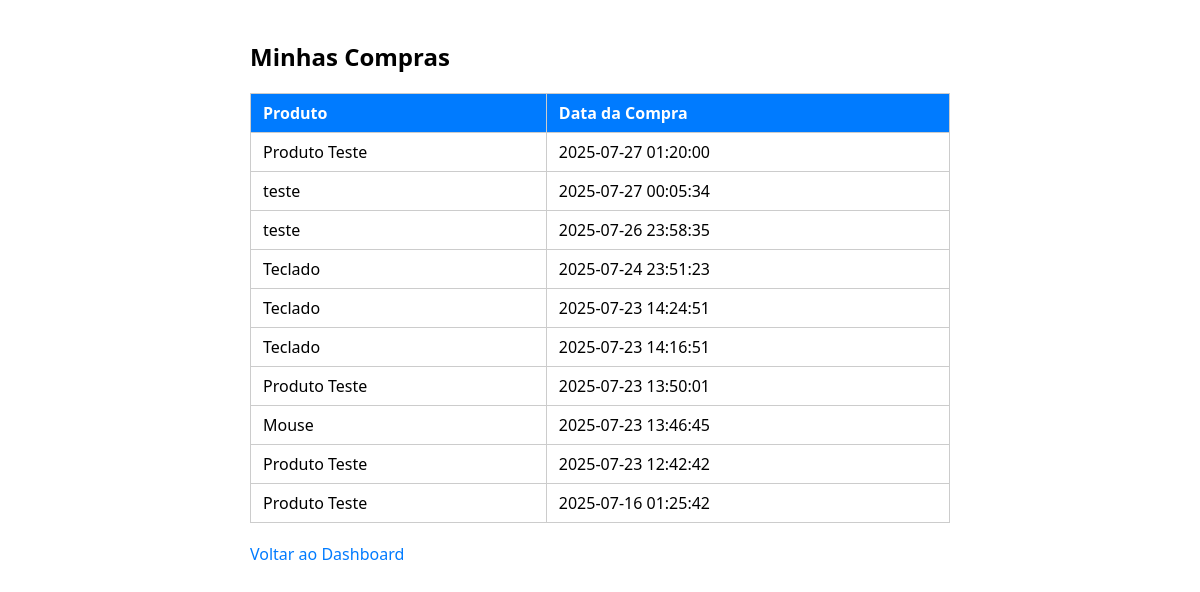
Page /public/cliente/minhas_compras.php (signed in) on the committed database.
### tables this page shows
CREATE TABLE compras (
            id INTEGER PRIMARY KEY AUTOINCREMENT,
            id_produto INTEGER NOT NULL,
            id_usuario INTEGER NOT NULL,
            id_cliente INTEGER NOT NULL,
            data_compra DATETIME DEFAULT CURRENT_TIMESTAMP, valor_original REAL NOT NULL DEFAULT 0, valor_final REAL NOT NULL DEFAULT 0, tipo_pagamento TEXT, parcelas INTEGER DEFAULT 1, cupom TEXT DEFAULT NULL,
            FOREIGN KEY (id_produto) REFERENCES produtos(id),
            FOREIGN KEY (id_usuario) REFERENCES usuarios(id),
            FOREIGN KEY (id_cliente) REFERENCES clientes(id)
        );

CREATE TABLE produtos (
            id INTEGER PRIMARY KEY AUTOINCREMENT,
            id_usuario INTEGER NOT NULL,
            nome TEXT NOT NULL,
            descricao TEXT,
            preco REAL NOT NULL,
            quantidade INTEGER NOT NULL DEFAULT 0,
            reservado INTEGER NOT NULL DEFAULT 0,
            data_reserva INTEGER DEFAULT NULL,
            tipo TEXT NOT NULL,
            FOREIGN KEY (id_usuario) REFERENCES usuarios(id)
        );

### src/Models/Compra.php (called while the page is built, shortened)
<?php
class Compra
{
    private static function conectar()
    {
        return Conexao::conectar();
    }
    public static function listarPorCliente($id_cliente)
    {
        $pdo = self::conectar();
        $stmt = $pdo->prepare("
            SELECT
                p.nome AS nome_produto,
                c.data_compra
            FROM compras c
            JOIN produtos p ON c.id_produto = p.id
            WHERE c.id_cliente = :id_cliente
            ORDER BY c.data_compra DESC
        ");
        $stmt->bindValue(':id_cliente', $id_cliente, PDO::PARAM_INT);
        $stmt->execute();
        return $stmt->fetchAll(PDO::FETCH_ASSOC);
    }
}

### public/cliente/minhas_compras.php (the view, shortened to what this page needs)
<?php
$id_usuario = $_SESSION['id_usuario'];
$pdo = new PDO('sqlite:' . __DIR__ . '/../../db.sqlite');
$pdo->setAttribute(PDO::ATTR_ERRMODE, PDO::ERRMODE_EXCEPTION);
$stmt = $pdo->prepare("SELECT id FROM clientes WHERE id_usuario = :id_usuario");
$stmt->execute([':id_usuario' => $id_usuario]);
$id_cliente = $stmt->fetchColumn();
$compras = Compra::listarPorCliente($id_cliente);
?>
<!DOCTYPE html>
<html lang="pt-BR">
<head>
</head>
<body>
    <h2>Minhas Compras</h2>
    <?php if (!$compras): ?>
        <p>Você ainda não realizou nenhuma compra.</p>
    <?php else: ?>
        <table>
            <thead>
                <tr>
                    <th>Produto</th>
                    <th>Data da Compra</th>
                </tr>
            </thead>
            <tbody>
                <?php foreach ($compras as $c): ?>
                    <tr>
                        <td><?= htmlspecialchars($c['nome_produto']) ?></td>
                        <td><?= htmlspecialchars($c['data_compra']) ?></td>
                    </tr>
                <?php endforeach; ?>
            </tbody>
        </table>
    <?php endif; ?>
    <p><a href="dashboard_cliente.php">Voltar ao Dashboard</a></p>
</body>
</html>

### public/cliente/minhas_compras.php (style rules this page uses)
body { font-family: 'Segoe UI', Tahoma, Geneva, Verdana, sans-serif; max-width: 700px; margin: 40px auto; }
table { border-collapse: collapse; width: 100%; }
th, td { padding: 8px 12px; border: 1px solid #ccc; text-align: left; }
th { background-color: #007BFF; color: white; }
a { text-decoration: none; color: #007BFF; }
p { margin-top: 20px; }

### rows in the picture
compras: id_produto.nome "Produto Teste", data_compra "2025-07-27 01:20:00"
compras: id_produto.nome "teste", data_compra "2025-07-27 00:05:34"
compras: id_produto.nome "teste", data_compra "2025-07-26 23:58:35"
compras: id_produto.nome "Teclado", data_compra "2025-07-24 23:51:23"
compras: id_produto.nome "Teclado", data_compra "2025-07-23 14:24:51"
compras: id_produto.nome "Teclado", data_compra "2025-07-23 14:16:51"
compras: id_produto.nome "Produto Teste", data_compra "2025-07-23 13:50:01"
compras: id_produto.nome "Mouse", data_compra "2025-07-23 13:46:45"
compras: id_produto.nome "Produto Teste", data_compra "2025-07-23 12:42:42"
compras: id_produto.nome "Produto Teste", data_compra "2025-07-16 01:25:42"
